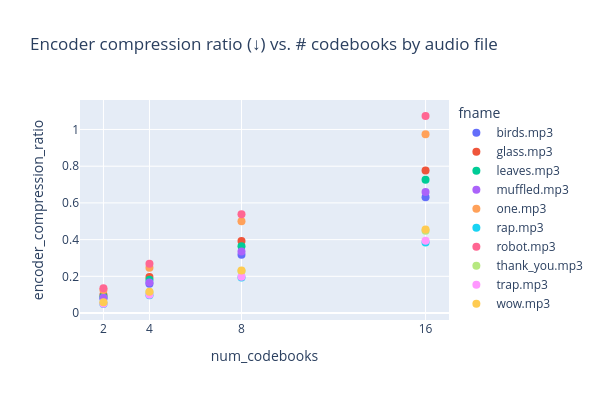

Notebook cell for this chart:
### Code cell
fig = px.scatter(
    data,
    x = 'num_codebooks',
    y = 'encoder_compression_ratio',
    color = 'fname',
    title = 'Encoder compression ratio (↓) vs. # codebooks by audio file',
    width = 600,
    height = 400
)
fig.update_traces(marker=dict(size=8))
fig.update_layout(
    xaxis = dict(
        tickmode = 'array',
        tickvals = data['num_codebooks']
    )
)
if WRITE:
    fig.write_image(os.path.join('figs', 'encoder_compression_ratio.pdf'), format='pdf')
fig.show()

### Figure 1 — Plotly figure (JSON) as saved in the notebook; plotly's stock layout.template omitted (floating-point values rounded to 4 significant figures)
{"data": [{"hovertemplate": "fname=birds.mp3<br>num_codebooks=%{x}<br>encoder_compression_ratio=%{y}<extra></extra>", "legendgroup": "birds.mp3", "marker": {"color": "#636efa", "size": 8, "symbol": "circle"}, "mode": "markers", "name": "birds.mp3", "orientation": "v", "showlegend": true, "type": "scatter", "x": [2, 4, 8, 16], "xaxis": "x", "y": [0.07913, 0.1588, 0.318, 0.6307], "yaxis": "y"}, {"hovertemplate": "fname=glass.mp3<br>num_codebooks=%{x}<br>encoder_compression_ratio=%{y}<extra></extra>", "legendgroup": "glass.mp3", "marker": {"color": "#EF553B", "size": 8, "symbol": "circle"}, "mode": "markers", "name": "glass.mp3", "orientation": "v", "showlegend": true, "type": "scatter", "x": [2, 4, 8, 16], "xaxis": "x", "y": [0.09921, 0.1964, 0.3917, 0.7772], "yaxis": "y"}, {"hovertemplate": "fname=leaves.mp3<br>num_codebooks=%{x}<br>encoder_compression_ratio=%{y}<extra></extra>", "legendgroup": "leaves.mp3", "marker": {"color": "#00cc96", "size": 8, "symbol": "circle"}, "mode": "markers", "name": "leaves.mp3", "orientation": "v", "showlegend": true, "type": "scatter", "x": [2, 4, 8, 16], "xaxis": "x", "y": [0.08954, 0.1809, 0.3633, 0.7258], "yaxis": "y"}, {"hovertemplate": "fname=muffled.mp3<br>num_codebooks=%{x}<br>encoder_compression_ratio=%{y}<extra></extra>", "legendgroup": "muffled.mp3", "marker": {"color": "#ab63fa", "size": 8, "symbol": "circle"}, "mode": "markers", "name": "muffled.mp3", "orientation": "v", "showlegend": true, "type": "scatter", "x": [2, 4, 8, 16], "xaxis": "x", "y": [0.08324, 0.166, 0.3348, 0.6589], "yaxis": "y"}, {"hovertemplate": "fname=one.mp3<br>num_codebooks=%{x}<br>encoder_compression_ratio=%{y}<extra></extra>", "legendgroup": "one.mp3", "marker": {"color": "#FFA15A", "size": 8, "symbol": "circle"}, "mode": "markers", "name": "one.mp3", "orientation": "v", "showlegend": true, "type": "scatter", "x": [2, 4, 8, 16], "xaxis": "x", "y": [0.1259, 0.2465, 0.5, 0.9745], "yaxis": "y"}, {"hovertemplate": "fname=rap.mp3<br>num_codebooks=%{x}<br>encoder_compression_ratio=%{y}<extra></extra>", "legendgroup": "rap.mp3", "marker": {"color": "#19d3f3", "size": 8, "symbol": "circle"}, "mode": "markers", "name": "rap.mp3", "orientation": "v", "showlegend": true, "type": "scatter", "x": [2, 4, 8, 16], "xaxis": "x", "y": [0.04908, 0.09702, 0.193, 0.3842], "yaxis": "y"}, {"hovertemplate": "fname=robot.mp3<br>num_codebooks=%{x}<br>encoder_compression_ratio=%{y}<extra></extra>", "legendgroup": "robot.mp3", "marker": {"color": "#FF6692", "size": 8, "symbol": "circle"}, "mode": "markers", "name": "robot.mp3", "orientation": "v", "showlegend": true, "type": "scatter", "x": [2, 4, 8, 16], "xaxis": "x", "y": [0.1349, 0.2689, 0.5386, 1.073], "yaxis": "y"}, {"hovertemplate": "fname=thank_you.mp3<br>num_codebooks=%{x}<br>encoder_compression_ratio=%{y}<extra></extra>", "legendgroup": "thank_you.mp3", "marker": {"color": "#B6E880", "size": 8, "symbol": "circle"}, "mode": "markers", "name": "thank_you.mp3", "orientation": "v", "showlegend": true, "type": "scatter", "x": [2, 4, 8, 16], "xaxis": "x", "y": [0.05652, 0.1132, 0.2283, 0.4483], "yaxis": "y"}, {"hovertemplate": "fname=trap.mp3<br>num_codebooks=%{x}<br>encoder_compression_ratio=%{y}<extra></extra>", "legendgroup": "trap.mp3", "marker": {"color": "#FF97FF", "size": 8, "symbol": "circle"}, "mode": "markers", "name": "trap.mp3", "orientation": "v", "showlegend": true, "type": "scatter", "x": [2, 4, 8, 16], "xaxis": "x", "y": [0.05029, 0.09944, 0.1979, 0.3934], "yaxis": "y"}, {"hovertemplate": "fname=wow.mp3<br>num_codebooks=%{x}<br>encoder_compression_ratio=%{y}<extra></extra>", "legendgroup": "wow.mp3", "marker": {"color": "#FECB52", "size": 8, "symbol": "circle"}, "mode": "markers", "name": "wow.mp3", "orientation": "v", "showlegend": true, "type": "scatter", "x": [2, 4, 8, 16], "xaxis": "x", "y": [0.05813, 0.1156, 0.2312, 0.4555], "yaxis": "y"}], "layout": {"height": 400, "legend": {"title": {"text": "fname"}, "tracegroupgap": 0}, "title": {"text": "Encoder compression ratio (↓) vs. # codebooks by audio file"}, "width": 600, "xaxis": {"anchor": "y", "domain": [0, 1], "tickmode": "array", "tickvals": [2, 4, 8, 16, 2, 4, 8, 16, 2, 4, 8, 16, 2, 4, 8, 16, 2, 4, 8, 16, 2, 4, 8, 16, 2, 4, 8, 16, 2, 4, 8, 16, 2, 4, 8, 16, 2, 4, 8, 16], "title": {"text": "num_codebooks"}}, "yaxis": {"anchor": "x", "domain": [0, 1], "title": {"text": "encoder_compression_ratio"}}}}
